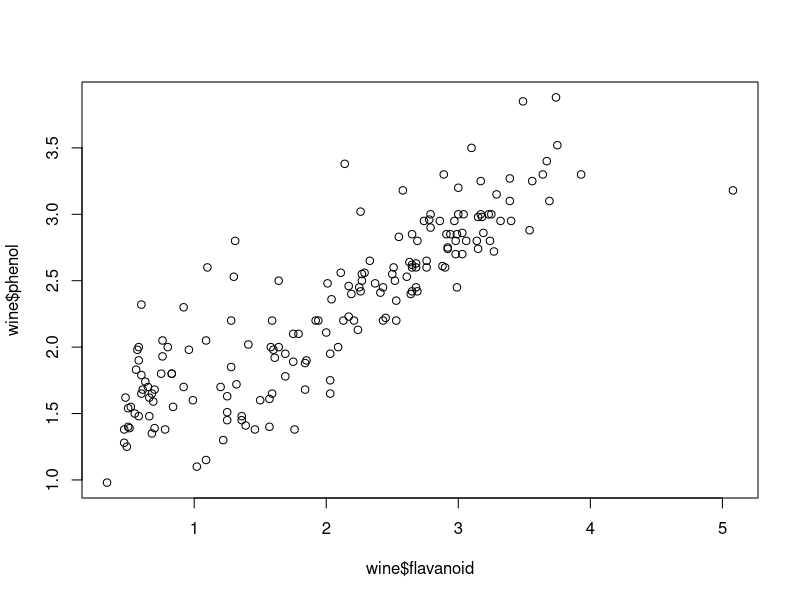
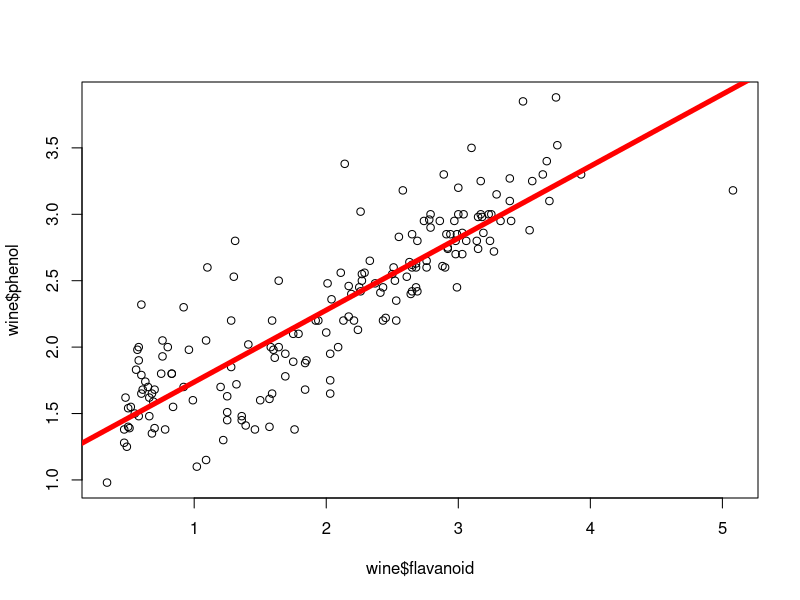

Write R code to recreate these figures, in order.
wine<-read.csv('./Lesson04/Exercise21/wine.csv')
plot(wine$flavanoid,wine$phenol)

plot(wine$flavanoid,wine$phenol)
abline(a=1.1954,b=.54171,col='red',lwd=5)